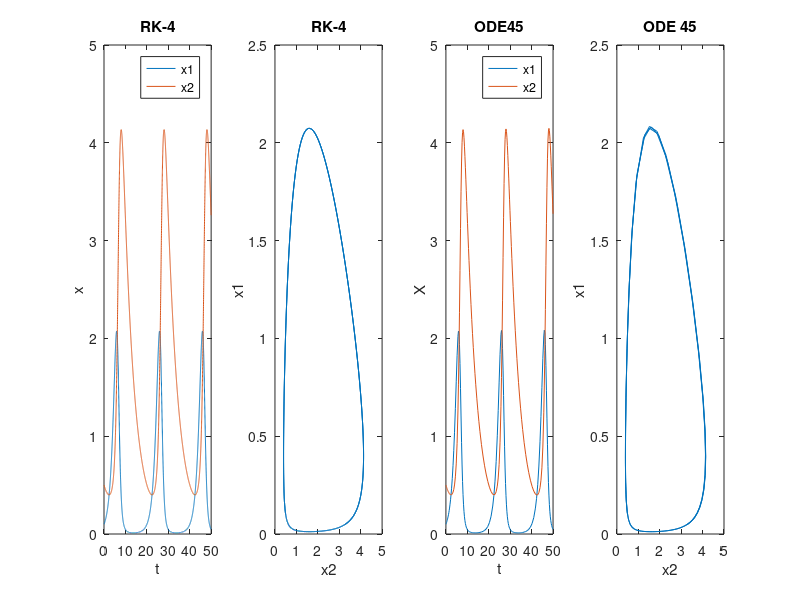

Write MATLAB code to recreate this figure.
%setting up matlab
clear ;
clc;
close all

%constant parameters
a = 0.8;
b = 0.5;
c = 0.5;
d = 0.2;

%timestep 
t = 0:0.01:50;
h = 0.01;

%initial cnditon 
x_t = zeros(2, length(t));
x_t(:, 1) = [0.1; 0.5];

%RK4 method
f = @(t, y)[a*y(1) - (b*y(1)*y(2)); c*y(1)*y(2) - d*y(2)];

for i = 1:length(t)-1
    rk4_k1 = h*f(t(i), x_t(:,i));
    rk4_k2 = h*f(t(i) + h/2, x_t(:,i) + (rk4_k1)/2);
    rk4_k3 = h*f(t(i) + h/2,x_t(:,i) + (rk4_k2)/2);
    rk4_k4 = h*f(t(i) + h, x_t(:, i) + rk4_k3);
    rk4_k =(rk4_k1 + 2*rk4_k2 + 2*rk4_k3 + rk4_k4);

    x_t(:,i+1) = x_t(:,i) + rk4_k/6;

end

%ODE45 

f = @(t_ode45, y)[a*y(1) - (b*y(1)*y(2)); c*y(1)*y(2) - d*y(2)];

[t_ode45, y] = ode45(f, [0, 50], [0.1; 0.5]);

%graph plots
subplot(1,4,1);

plot(t,x_t);
title("RK-4");
xlabel("t");
ylabel("x");
legend('x1', 'x2');

subplot(1,4,2);
plot(x_t(2, :), x_t(1, :));
title("RK-4")
xlabel("x2");
ylabel("x1");

subplot(1,4,3);
plot(t_ode45,y);
title("ODE45");
xlabel("t");
ylabel("X");
legend('x1', 'x2');

subplot(1,4,4);
plot(y(:, 2), y(:, 1));
title("ODE 45")
xlabel("x2");
ylabel("x1");